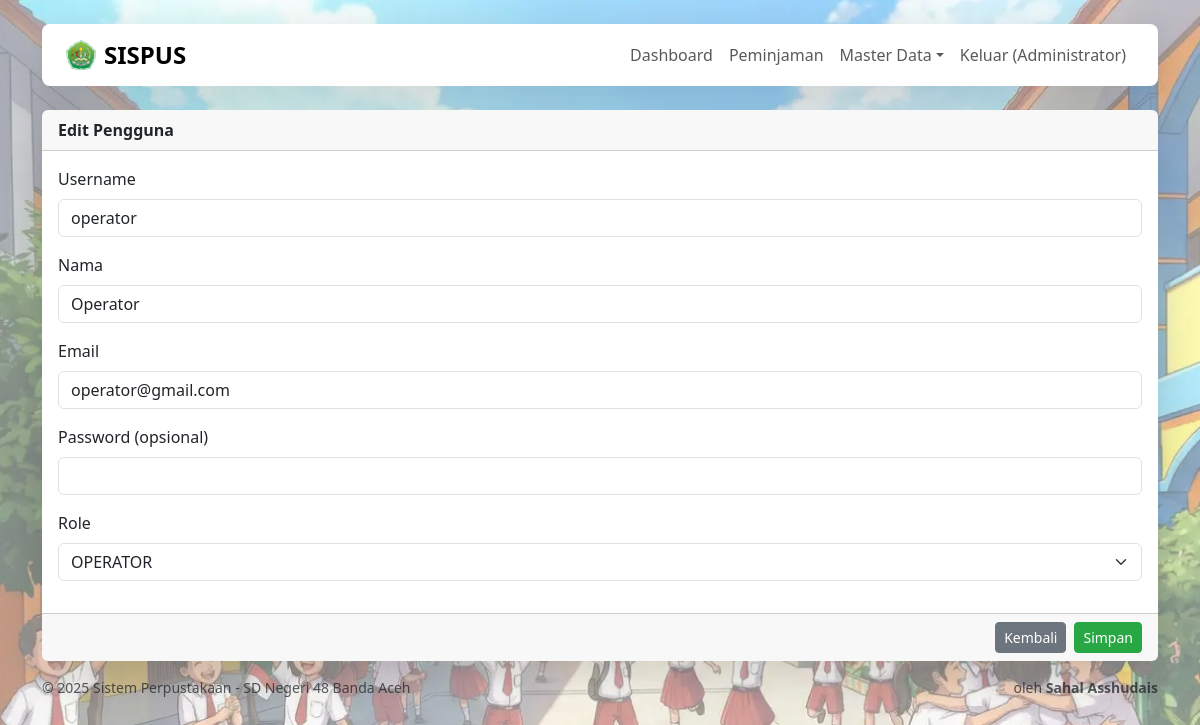
Screenshot of /index.php?url=users/edit/2 (signed in) with the database file from the repository.
### tables this page shows
CREATE TABLE IF NOT EXISTS users (
  id INT AUTO_INCREMENT PRIMARY KEY,
  username VARCHAR(100) NOT NULL UNIQUE,
  name VARCHAR(150) NOT NULL,
  email VARCHAR(150) NOT NULL UNIQUE,
  password_hash VARCHAR(255) NOT NULL,
  role ENUM('ADMIN','OPERATOR') NOT NULL DEFAULT 'OPERATOR',
  created_at TIMESTAMP DEFAULT CURRENT_TIMESTAMP,
  INDEX(email)
);

### core/View.php (called while the page is built, shortened)
<?php
class View
{
    public static function render(string $view, array $params = [], string $layout = 'layouts/main'): void
    {
        $viewFile = __DIR__ . '/../app/Views/' . $view . '.php';
        extract($params, EXTR_SKIP);
        require $viewFile;
    }
}

### core/Controller.php (called while the page is built, shortened)
<?php
class Controller
{
    protected function view(string $view, array $params = [], string $layout = 'layouts/main'): void
    {
        View::render($view, $params, $layout);
    }
}

### app/Controllers/UsersController.php (called while the page is built, shortened)
<?php
class UsersController extends Controller
{
    public function edit($id): void
    {
        $user = User::find((int)$id);
        $this->view('users/edit', ['user' => $user, 'csrf' => Csrf::token(), 'errors' => []]);
    }
}

### public/index.php (called while the page is built, shortened)
<?php
$url = $_GET['url'] ?? '';
$url = trim($url, '/');
$segments = $url !== '' ? explode('/', $url) : ['home', 'index'];
$methodName = preg_replace('/[^a-zA-Z0-9_]/', '', strtolower($segments[1] ?? 'index'));
$params = array_slice($segments, 2);
$controller = new $controllerClass();
call_user_func_array([$controller, $methodName], $params);

### app/Models/User.php (called while the page is built, shortened)
<?php
class User
{
    public static function find(int $id): ?array
    {
        $pdo = Database::getInstance()->pdo();
        $stmt = $pdo->prepare('SELECT id,username,name,email,role FROM users WHERE id = :id');
        $stmt->execute([':id' => $id]);
        $row = $stmt->fetch();
        return $row ?: null;
    }
}

### app/Views/users/edit.php (the view, shortened to what this page needs)
<form method="post" action="/index.php?url=users/update/<?= (int)$user['id'] ?>" class="needs-validation card shadow-lg border-0" novalidate>
  <div class="card-header d-flex justify-content-between align-items-center">
    <p class="mb-0 fw-bold">Edit Pengguna</p>
  </div>
  <div class="card-body">
    <div class="mb-3">
      <label class="form-label">Username</label>
      <input class="form-control" type="text" name="username" value="<?= htmlspecialchars($user['username'] ?? '') ?>" required>
    </div>
    <div class="mb-3">
      <label class="form-label">Nama</label>
      <input class="form-control" type="text" name="name" value="<?= htmlspecialchars($user['name']) ?>" required>
    </div>
    <div class="mb-3">
      <label class="form-label">Email</label>
      <input class="form-control" type="email" name="email" value="<?= htmlspecialchars($user['email']) ?>" required>
    </div>
    <div class="mb-3">
      <label class="form-label">Password (opsional)</label>
      <input class="form-control" type="password" name="password">
    </div>
    <div class="mb-3">
      <label class="form-label">Role</label>
      <select class="form-select" name="role" required>
        <option value="OPERATOR" <?= ($user['role'] ?? '') === 'OPERATOR' ? 'selected' : '' ?>>OPERATOR</option>
      </select>
    </div>
  </div>
  <div class="card-footer d-flex justify-content-end gap-2">
    <a class="btn btn-sm btn-secondary" href="/index.php?url=users/index">Kembali</a>
    <button class="btn btn-sm btn-primary" type="submit">Simpan</button>
  </div>
</form>

### app/Views/layouts/main.php (style rules this page uses)
:root { --bs-success:#28a745; }
.btn-primary { --bs-btn-color: #fff; --bs-btn-bg: var(--bs-success); --bs-btn-border-color: var(--bs-success); --bs-btn-hover-color: #fff; --bs-btn-hover-bg: #218838; --bs-btn-hover-border-color: #1e7e34; --bs-btn-focus-shadow-rgb: 60,153,110; --bs-btn-active-color: #fff; --bs-btn-active-bg: #1e7e34; --bs-btn-active-border-color: #1c7430; --bs-btn-disabled-bg: var(--bs-success); --bs-btn-disabled-border-color: var(--bs-success); }
.background-image { background-image: url('/assets/images/background.webp'); background-size: cover; background-position: center; background-repeat: no-repeat; height: 100vh; }

### rows the page displays
users: username "operator", name "Operator", email "operator@gmail.com", role "OPERATOR"

### other values shown
$user['name'] "Administrator"
